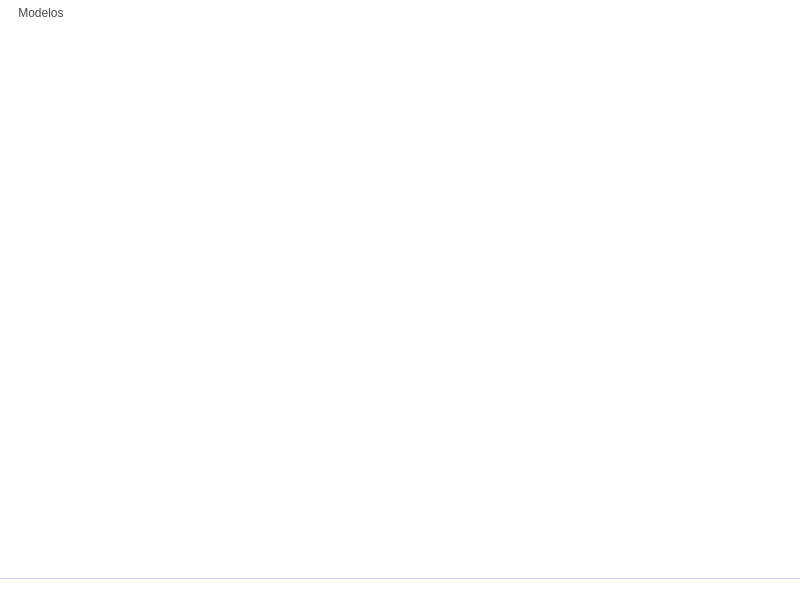
<?xml version="1.0" encoding="UTF-8"?>

<ui version="4.0">

 <class>MainWindow</class>

 <widget class="QMainWindow" name="MainWindow">

  <property name="geometry">
   <rect>
    <x>0</x>
    <y>0</y>
    <width>800</width>
    <height>600</height>
   </rect>
  </property>

  <property name="windowTitle">
   <string>Mi Aplicación IA</string>
  </property>

  <!-- 🔥🔥🔥 ESTILO NUEVO EN COLORES PASTELES LAVANDA 🔥🔥🔥 -->
  <property name="styleSheet">
   <string notr="true">

/* === ESTILO PASTELES SUAVES Y UNIFORMES ESTILO MAC === */

QMainWindow {
    background-color: #f2edff; /* lavanda pastel */
    color: #4a4a4a;
    font-family: "Segoe UI Variable", "Roboto", "Open Sans";
}

/* === Menú superior === */
QMenuBar {
    background-color: #e8e1ff;
    color: #4a4a4a;
    border: none;
}

QMenuBar::item {
    background: transparent;
    padding: 6px 12px;
}

QMenuBar::item:selected,
QMenuBar::item:hover {
    background-color: #d9d0ff;
    color: #4a4a4a;
}

/* === Menús desplegables === */
QMenu {
    background-color: #f6f2ff;
    color: #4a4a4a;
    border: 1px solid #d6ccff;
}

QMenu::item {
    padding: 6px 20px;
}

QMenu::item:selected {
    background-color: #e4dbff;
}

/* === StatusBar === */
QStatusBar {
    background-color: #e8e1ff;
    color: #4a4a4a;
    border-top: 1px solid #d6ccff;
}

/* === Contenido central === */
#centralwidget {
    background-color: #ffffff;
    border-radius: 12px;
    margin: 10px;
}

/* === Entradas === */
QLineEdit, QTextEdit {
    background-color: #ffffff;
    border: 1px solid #d9d0ff;
    border-radius: 6px;
    padding: 6px;
    color: #4a4a4a;
}

QLineEdit:focus, QTextEdit:focus {
    background-color: #f5f1ff;
    border: 1px solid #b6a5ff;
}

/* === Botones === */
QPushButton {
    background-color: #eee8ff;
    color: #4a4a4a;
    border: 1px solid #d6ccff;
    border-radius: 6px;
    padding: 8px 14px;
}

QPushButton:hover {
    background-color: #dcd2ff;
}

QPushButton:pressed {
    background-color: #c8baff;
}

/* === Labels === */
QLabel {
    color: #4a4a4a;
}

/* === Ajustes generales === */
QWidget {
    background-color: transparent;
}

   </string>
  </property>

  <widget class="QWidget" name="centralwidget"/>

  <widget class="QMenuBar" name="menubar">
   <property name="geometry">
    <rect>
     <x>0</x>
     <y>0</y>
     <width>800</width>
     <height>30</height>
    </rect>
   </property>

   <widget class="QMenu" name="menumodelos">
    <property name="title">
     <string>Modelos</string>
    </property>
    <addaction name="actionBasicos"/>
    <addaction name="actionLangChain"/>
    <addaction name="separator"/>
    <addaction name="actionSalir"/>
   </widget>

   <addaction name="menumodelos"/>

  </widget>

  <widget class="QStatusBar" name="statusbar"/>

  <action name="actionBasicos">
   <property name="text">
    <string>Basicos</string>
   </property>
  </action>

  <action name="actionLangChain">
   <property name="text">
    <string>LangChain</string>
   </property>
  </action>

  <action name="actionSalir">
   <property name="text">
    <string>Salir</string>
   </property>
  </action>

 </widget>

 <resources/>
 <connections/>

</ui>
